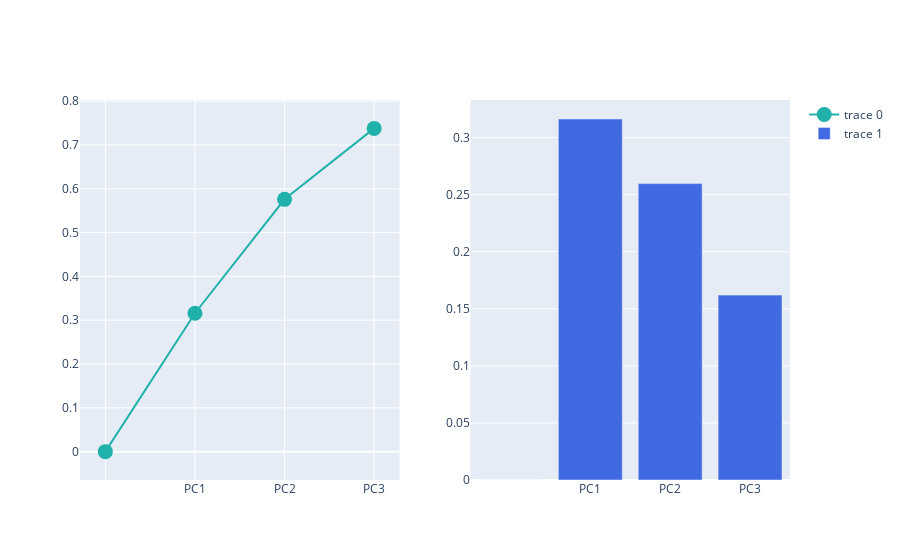

Here is the notebook cell this chart was saved with:
### Code cell
# Explained variance + cumulative variance (Separate Plot)

from plotly.subplots import make_subplots
import plotly.graph_objects as go

fig = make_subplots(rows=1, cols=2)

fig.add_trace(
    go.Scatter(
        x=df_explained_variance['PC'],
        y=df_explained_variance['Cumulative Variance'],
        marker=dict(size=15, color='LightSeaGreen')
    ), row=1, col=1
)

fig.add_trace(
    go.Bar(
        x=df_explained_variance['PC'],
        y=df_explained_variance['Explained Variance'],
        marker=dict(color='RoyalBlue')
    ), row=1, col=2
)

fig.show()

### Figure 1 — Plotly figure (JSON) as saved in the notebook; plotly's stock layout.template omitted (floating-point values rounded to 4 significant figures)
{"data": [{"marker": {"color": "LightSeaGreen", "size": 15}, "type": "scatter", "x": ["", "PC1", "PC2", "PC3"], "xaxis": "x", "y": [0, 0.316, 0.576, 0.738], "yaxis": "y"}, {"marker": {"color": "RoyalBlue"}, "type": "bar", "x": ["", "PC1", "PC2", "PC3"], "xaxis": "x2", "y": [0, 0.3163, 0.2597, 0.162], "yaxis": "y2"}], "layout": {"xaxis": {"anchor": "y", "domain": [0, 0.45]}, "xaxis2": {"anchor": "y2", "domain": [0.55, 1]}, "yaxis": {"anchor": "x", "domain": [0, 1]}, "yaxis2": {"anchor": "x2", "domain": [0, 1]}}}
